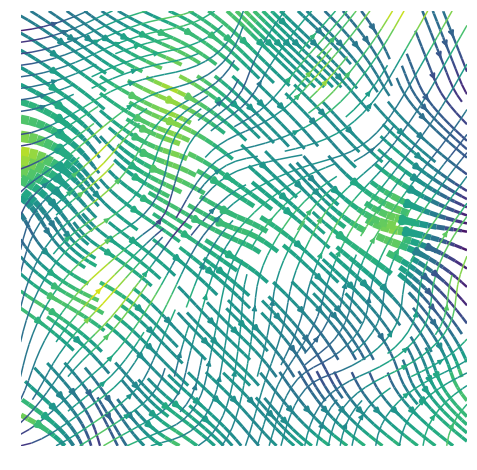

Generate this figure with Python:
import numpy as np
import matplotlib.pyplot as plt

fig = plt.figure(figsize=(7, 9))
ax0 = fig.add_subplot()
#  X = np.arange(7)
X = np.array([0, 1, 2, 3, 4, 5, 6])

#  Y = np.arange(7)
Y = np.array([0, 1, 2, 3, 4, 5, 6])

#  U = np.repeat([4,3,2,1,2,3,4], 7).reshape(7, 7)
U = np.array([[4, 4, 4, 4, 4, 4, 4],
              [3, 3, 3, 3, 3, 3, 3],
              [2, 2, 2, 2, 2, 2, 2],
              [4, 4, 4, 4, 4, 4, 4],
              [2, 2, 2, 2, 2, 2, 2],
              [3, 3, 3, 3, 3, 3, 3],
              [4, 4, 4, 4, 4, 4, 4]])

#  V = np.repeat([1,2,3,4,3,2,1], 7).reshape(7, 7)
V = np.array([[100, 100, 100, 100, 100, 100, 100],
              [-200, 200, -200, 200, -200, 200, -200],
              [3, 3, 3, 3, 3, 3, 3],
              [4, 4, 4, 4, 4, 4, 4],
              [3, 3, 3, 3, 3, 3, 3],
              [2, 2, 2, 2, 2, 2, 2],
              [1, 1, 1, 1, 1, 1, 1]])
fig, axes = plt.subplots()
u1=500-(-100)*np.random.random((7,7))-500
v1=1500-(-100)*np.random.random((7,7))-1600
u2=100-(-100)*np.random.random((7,7))-100+3
v2=100-(-100)*np.random.random((7,7))-100
axes.streamplot(X, Y, u1,v1, color=u1+v1,density=2,maxlength=0.4,linewidth=2-u1/v1,arrowstyle = "->")
axes.streamplot(X, Y, u2,v2, color=u2+v2,density=1.5)
#axes[1].streamplot(X, Y, u2,v2 , color="gold", linewidth=4-u2/v2,arrowsize=0.1)


fig.set_figwidth(8)    #  ширина и
fig.set_figheight(8)    #  высота "Figure"
plt.grid(b=False)
plt.axis('off')
plt.show()
#fig.savefig('CHTO PROISHODIT.png', transparent=False, dpi=80, bbox_inches="tight")
